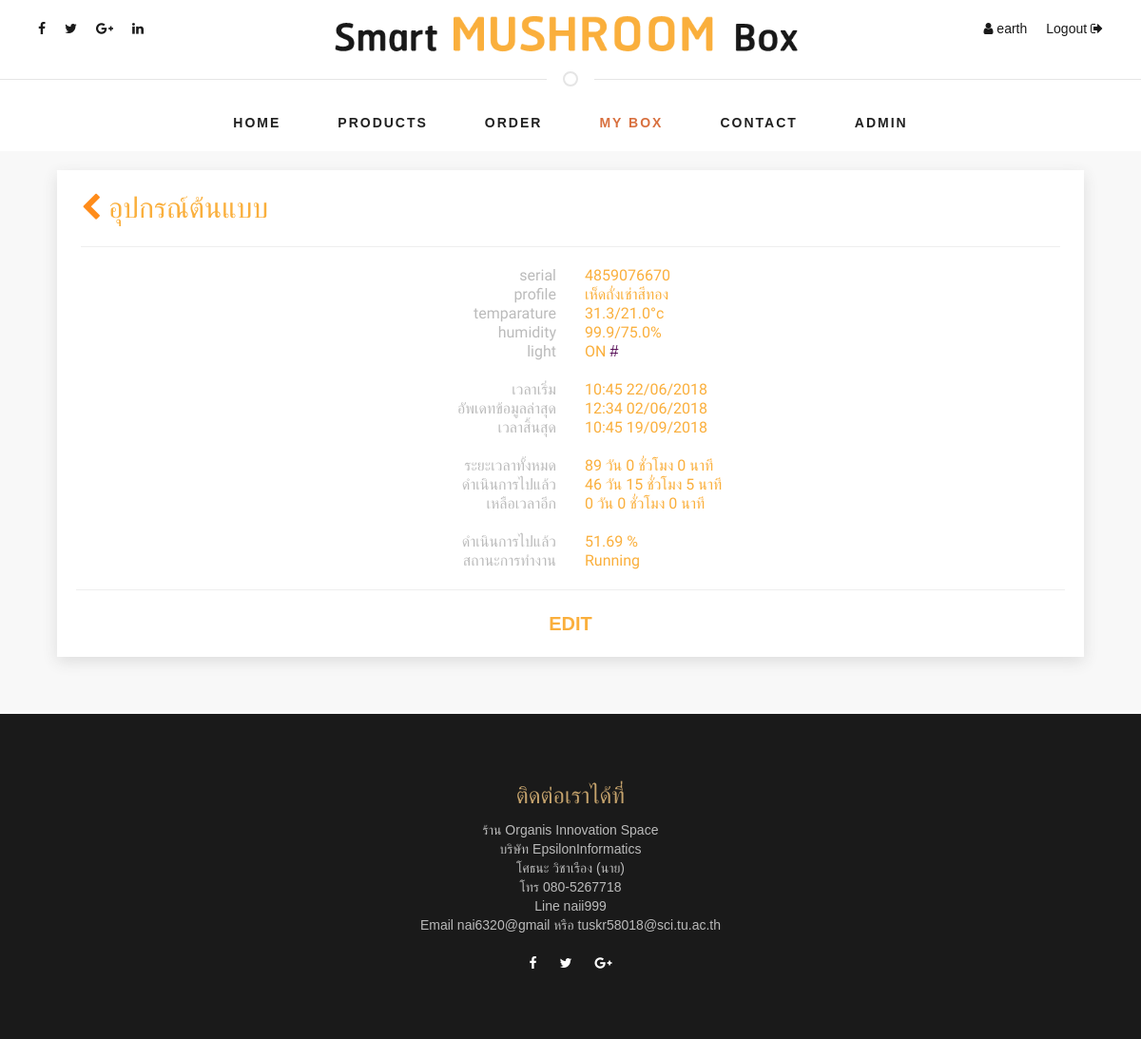
The app's page /device/view/1/ (signed in) with its own data.
### mcu/models.py (models this page shows, shortened)
class Device(models.Model):
	name 		= models.CharField(max_length=50,default='no name')
	serial		= models.CharField(max_length=10,unique=True)
	user		= models.ForeignKey('auth.User',on_delete=models.CASCADE)
	profile 	= models.ForeignKey(Profile,on_delete=models.CASCADE)
	start_date	= models.DateTimeField(blank=True, null=True)
	isEnable	= models.BooleanField(default=True)
	def getStatus(self):
		states = self.state_set.filter(isEnable=True).extra(order_by = ['-date'])
		if len(states) == 0:
			return {'date':None,'temp':None,'humi':None}
		aState = states[0]
		return {'date':aState.date,'temp':aState.temp,'humi':aState.humi}
	def getProgress(self):
		if self.getAllTimeInMinute() == 0: return None
		return format(min((self.getCurrentTimeInMinute()/self.getAllTimeInMinute())*100,100), '.2f')
	def getCurrentTime(self):
		if self.start_date is None: return None
		currentTime = timezone.now() - self.start_date
		return {'day'	:currentTime.days,
				'hour'	:int(currentTime.seconds/(60*60)),
				'minute':int(currentTime.seconds/60)%60}
	def getCurrentTimeInMinute(self):
		if self.start_date is None: return None
		currentTime = timezone.now() - self.start_date
		return (currentTime.days*24*60)+(int(currentTime.seconds/60)%60)
	def getCurrentTimeInHour(self):
		if self.start_date is None: return None
		currentTime = timezone.now() - self.start_date
		return (currentTime.days*24)+int(currentTime.seconds/(60*60))
	def getAllTime(self):
		return self.profile.lenDate()
	def getAllTimeInMinute(self):
		return self.profile.lenHour() * 60
	def getEndDate(self):
		if self.start_date is None: return None
		allHour = self.profile.lenHour()
		return self.start_date + timedelta(days=int(allHour/24), hours=int(allHour%24))
	def getCurrentInstruction(self):
		instructions = self.profile.instruction_set.filter(isEnable=True).extra(
						select={'totalHour': '(day*24)+hour'},order_by = ['-totalHour'])
		currentHour = Device.getCurrentTimeInHour(self)
		if currentHour is not None:
			for anInstruction in instructions:
				if anInstruction.totalHour <= currentHour:
					return anInstruction
		return Instruction(profile=self.profile,day=0,hour=0,temp=0,humi=0,r=0,g=0,b=0)

class Profile(models.Model):
	name 		= models.CharField(max_length=50)
	image 		= models.ImageField(upload_to='img-profile/')
	create_date	= models.DateTimeField(default=timezone.now)
	creator		= models.ForeignKey('auth.User',on_delete=models.CASCADE)
	isEnable	= models.BooleanField(default=True)
	def lenDate(self):
		try:
			lastRecord = self.instruction_set.filter(isEnable=True).extra(
				select={'totalHour': '(day*24)+hour'},order_by = ['-totalHour'])[0]
			return {'day':lastRecord.day,'hour':lastRecord.hour,'minute':0}
		except Exception as e:
			return {'day':0,'hour':0,'minute':0}
		return {'day':0,'hour':0,'minute':0}
	def lenHour(self):
		aDate = Profile.lenDate(self)
		return aDate['day']*24 +aDate['hour']

### web/views.py (the view, shortened to what this page needs)
# urls.py: path('device/view/<int:id>/', 			views.web_mybox_view, 	name='web_mybox_view'),
@login_required
def web_mybox_view(request,id):
	try: adevice = McuModels.Device.objects.get(id=id,user=request.user)
	except: return redirect('web_product')
	if adevice.start_date is not None:
		end_date 		= adevice.getEndDate()
		anInstruction 	= adevice.getCurrentInstruction()
		time_all		= adevice.getAllTime()
		time_use		= adevice.getCurrentTime()
		time_left		= adevice.start_date - end_date
		time_left		= {	'day' 	:max(0,time_left.days),
							'hour'	:max(0,int(time_left.seconds/(60*60))),
							'minute':max(0,int(time_left.seconds/60)%60) }
		currentStatus 	= adevice.getStatus()
		progress 		= adevice.getProgress()
		isFinished 		= progress == 100
		status 			= ''
		if progress == 100: 	status = 'Finished'
		elif progress == None: 	status = 'Unknow'
		else: 					status = 'Running'
		aBox = 			{	'id'		:adevice.id,
							'serial'	:adevice.serial,
							'name'		:adevice.name,
							'profile'	:adevice.profile.name,
							'status'	:status,
							'temp'		:str(currentStatus['temp'])+'/'+str(anInstruction.temp)+'°c',
							'humi'		:str(currentStatus['humi'])+'/'+str(anInstruction.humi)+'%',
							'light'		:'rgb('	+str(anInstruction.r)+','
												+str(anInstruction.g)+','
												+str(anInstruction.b)+')',
							'time_all'	:time_all,
							'time_use'	:time_use,
							'time_left'	:time_left,
							'progress'		:progress,
							'start_date'	:McuViews.dateTimeStr(adevice.start_date),
							'update_date'	:McuViews.dateTimeStr(currentStatus['date']),
							'end_date'		:McuViews.dateTimeStr(end_date), }
	return render(request, 'mybox/view.html',{'box':aBox})

### mcu/views.py (called while the page is built)
def dateTimeStr(input_date):
	if input_date is None: return None
	return timezone.localtime(input_date).strftime("%H:%M %d/%m/%Y")

### web/templates/mybox/view.html (shortened to what this page needs)
{% extends 'web_base.html' %}{% block content %}{% load staticfiles %}
<div class="my-container">
	<div class="row">
		<div class="col-xs-12" id="box-{{ box.id }}">
			<div class="my-card">
				<div class="row"  style="padding: 0px 20px 0px 20px;">
					<div class="col-12">
						<p class="my-text-1 thai_font"><a href="/device/"><i class="fa fa-chevron-left"></i></a> {{ box.name }}</p>
						<div class="my-line"></div>
					</div>
				</div>
				<div class="row" style="padding: 0px 20px 0px 20px;">
					<div class="col-md-12">
						<div style="margin-top: 20px;">
							<div class="row">
								<div class="col-xs-6"><p class="my-text-2 thai_font text-r">serial</p></div>
								<div class="col-xs-6"><p class="my-text-3 thai_font text-l">{{ box.serial }}</p></div>
							</div>
							<div class="row">
								<div class="col-xs-6"><p class="my-text-2 thai_font text-r">profile</p></div>
								<div class="col-xs-6"><p class="my-text-3 thai_font text-l">{{ box.profile }}</p></div>
							</div>
							<div class="row">
								<div class="col-xs-6"><p class="my-text-2 thai_font text-r">temparature</p></div>
								<div class="col-xs-6"><p class="my-text-3 thai_font text-l">{{ box.temp }}
								</p></div>
							</div>
							<div class="row">
								<div class="col-xs-6"><p class="my-text-2 thai_font text-r">humidity</p></div>
								<div class="col-xs-6"><p class="my-text-3 thai_font text-l">{{ box.humi }}
								</p></div>
							</div>
							<div class="row">
								<div class="col-xs-6"><p class="my-text-2 thai_font text-r">light</p></div>
								<div class="col-xs-6">
									{% if box.light == 'rgb(0,0,0)' %}
										<p class="my-text-3 thai_font text-l">OFF</p>
									{% else %}
										<p class="my-text-3 thai_font text-l">ON <span style="color: {{box.light}}">#</span></p>
									{% endif %}
								</div>
							</div>
						</div>
						<div style="margin-top: 20px;">
							<div class="row">
								<div class="col-xs-6"><p class="my-text-2 thai_font text-r">เวลาเริ่ม</p></div>
								<div class="col-xs-6"><p class="my-text-3 thai_font text-l">
									{{ box.start_date }}</p>
								</div>
							</div>
							<div class="row">
								<div class="col-xs-6"><p class="my-text-2 thai_font text-r">อัพเดทข้อมูลล่าสุด</p></div>
								<div class="col-xs-6"><p class="my-text-3 thai_font text-l">
									{{ box.update_date }}</p>
								</div>
							</div>
							<div class="row">
								<div class="col-xs-6"><p class="my-text-2 thai_font text-r">เวลาสิ้นสุด</p></div>
								<div class="col-xs-6"><p class="my-text-3 thai_font text-l">
									{{ box.end_date }}</p>
								</div>
							</div>
						</div>
						<div style="margin-top: 20px;">
							<div class="row">
								<div class="col-xs-6"><p class="my-text-2 thai_font text-r">ระยะเวลาทั้งหมด</p></div>
								<div class="col-xs-6"><p class="my-text-3 thai_font text-l">
									{{ box.time_all.day }} วัน {{ box.time_all.hour }} ชั่วโมง {{ box.time_all.minute }} 	นาที
								</p></div>
							</div>
							<div class="row">
								<div class="col-xs-6"><p class="my-text-2 thai_font text-r">ดำเนินการไปแล้ว</p></div>
								<div class="col-xs-6"><p class="my-text-3 thai_font text-l">
								{{ box.time_use.day }} วัน {{ box.time_use.hour }} ชั่วโมง {{ box.time_use.minute }} นาที
								</p></div>
							</div>
							<div class="row">
								<div class="col-xs-6"><p class="my-text-2 thai_font text-r">เหลือเวลาอีก</p></div>
								<div class="col-xs-6"><p class="my-text-3 thai_font text-l">
								{{ box.time_left.day }} วัน {{ box.time_left.hour }} ชั่วโมง {{ box.time_left.minute }} 	นาที
								</p></div>
							</div>
						</div>
						<div style="margin-top: 20px;">
							<div class="row">
								<div class="col-xs-6"><p class="my-text-2 thai_font text-r">ดำเนินการไปแล้ว</p></div>
								<div class="col-xs-6"><p class="my-text-3 thai_font text-l">
									{{ box.progress }} %</p>
								</div>
							</div>
							<div class="row">
								<div class="col-xs-6"><p class="my-text-2 thai_font text-r">สถานะการทำงาน</p></div>
								<div class="col-xs-6">
									{% if box.status == 'finished' %}
										<p class="my-text-2 thai_font text-l" style="color: #3c3;">สิ้นสุดการปลูก</p>
									{% else %}
										<p class="my-text-3 thai_font text-l">{{ box.status }}</p>
									{% endif %}
								</div>
							</div>
						</div>
					</div>
				</div>
				<div class="my-line"></div>
				<div style="margin-top: 20px;">
					<div class="row">
						<div class="col-xs-12"><p class="thai_font text-c"><a href="/device/edit/{{box.id}}/" class="my-text-4">EDIT</a></p></div>
					</div>
				</div>
			</div>
		</div>
	</div>
</div>
{% endblock %}

### web/templates/web_base.html (shortened to what this page needs)
<!DOCTYPE html>
<html lang="en">
{% load static %}
<head>
    <link rel="stylesheet" href="https://maxcdn.bootstrapcdn.com/bootstrap/3.3.7/css/bootstrap.min.css">
    <link rel="stylesheet" href="https://maxcdn.bootstrapcdn.com/font-awesome/4.7.0/css/font-awesome.min.css">
    <link rel='stylesheet prefetch' href='http://maxcdn.bootstrapcdn.com/font-awesome/4.2.0/css/font-awesome.min.css'>
    <link href="{% static 'css/style.css' %}" rel="stylesheet">
    <link href="{% static 'css/css_home/style.css' %}" rel="stylesheet">
    <link href="{% static 'css/css_home/responsive.css' %}" rel="stylesheet">
    <link href="{% static 'css/css_uikit/uikit.css' %}" rel="stylesheet">
    <link href="{% static 'css/css_uikit/uikit.min.css' %}" rel="stylesheet">
</head>
<body>
    <header>
        {% if user.is_authenticated %}
        <div class="top-bar">
            <div class="container">
            <div class="desktop">
                <div class="row">
                    <div class="col-md-3">
                        <div class="social pull-left">
                            <ul>
                                <li><a href='www.facebook.com/sothna.vicharueng'><i class="fa fa-facebook"></i></a></li>
                                <li><a href=""><i class="fa fa-twitter"></i></a></li>
                                <li><a href=""><i class="fa fa-google-plus"></i></a></li>
                                <li><a href=""><i class="fa fa-linkedin"></i></a></li>
                            </ul>
                        </div>
                    </div>
                    <div class="col-md-6">
                        <div class="logo-brand ">
                            <img class="logo-head" src="{% static 'images/logo-head.png' %}">
                        </div>
                    </div>
                    <div class="col-md-3">
                        <div class="action pull-right">
                            <ul>
                                <li><a><i class="fa fa-user"></i> {{user.username}}</a>
                                </li>
                                <li><a href="{% url 'logout' %}">Logout <i class="fa fa-sign-out"></i> </a></li>
                            </ul>
                        </div>
                    </div>
                </div>
            </div>
            </div>
        </div>
        {% endif %}
        <hr class="uk-divider-icon ">
    </header>
  <main>
    <div class="navigation">
    <div class="container">
      <nav class="navbar navbar-default">
        <div class="collapse navbar-collapse" id="bs-megadropdown-tabs">
          <ul class="nav navbar-nav">
            <li id="nav-item-1"><a href="/" class="act">Home</a></li>
            <li id="nav-item-2"><a href="{% url 'web_product' %}">Products</a></li>
            <li id="nav-item-4"><a href="{% url 'web_order' %}">Order</a></li>
            <li id="nav-item-3"><a href="{% url 'web_mybox' %}">My box</a></li>
            <li id="nav-item-5"><a href="{% url 'web_contact' %}">Contact</a></li>
            {% if user.is_staff %}
                <li id="nav-item-5"><a href="/admin">Admin</a></li>
                {% endif %}
          </ul>
        </div>
      </nav>
    </div>
  </div>
    {% block content %}
    {% endblock %}
  </main>
    <div class="uk-section uk-section-secondary uk-light " style="background-color:#1A1A1A ">
        <div class="uk-container uk-text-center">
                        <h3 class="thai_font" style="color:#C4A26C">ติดต่อเราได้ที่</h3>
                        <dl class="uk-description-list" style="margin-top: -1%;">
                            <dd> ร้าน Organis Innovation Space </dd>
                            <dd>บริษัท EpsilonInformatics</dd>
                            <dd>โศธนะ วิชาเรือง (นาย)</dd>
                            <dd>โทร 080-5267718</dd>
                            <dd>Line naii999</dd>
                            <dd>Email nai6320@gmail หรือ tuskr58018@sci.tu.ac.th</dd>
                        </dl>
                  <div class="social-contact" >
                                        <ul>
                                            <li><a href="https://web.facebook.com/sothna.vicharueng" ><i class="fa fa-facebook"></i></a></li>
                                            <li><a href="https://twitter.com/sothana09008645"><i class="fa fa-twitter"></i></a></li>
                                            <li><a href="https://plus.google.com/114987676952147018207"><i class="fa fa-google-plus"></i></a></li>
                                        </ul>
                                    </div>
            </div>
    </div>
</body>
</html>

### static/css/style.css (style rules this page uses)
* { box-sizing: border-box; -moz-box-sizing: border-box; -webkit-box-sizing: border-box; font-family: arial; }
body, html { margin: 0; padding: 0; background-size: cover; }

### static/css/css_home/style.css (style rules this page uses)
body { font-family: 'Open Sans', sans-serif; }
a { text-decoration: none; transition: .3s all ease-in-out; }
img { width: 100%; }
.top-bar { background-color: #fff; min-height: 58px; margin: 0 0 -1.0em; }
.social ul, .action ul { list-style: none; padding: 0px; margin: 0px; }
.social ul li, .action ul li { float:left; padding: 20px 10px; }
.social ul li a, .action ul li a { color: #191919; transition: .2s all ease-in-out; }
.navbar-default .navbar-nav > li > a { color: #212121; font-weight: bold; }
.navbar-default .navbar-nav > .active > a, .navbar-default .navbar-nav > .active > a:hover, .navbar-default .navbar-nav > .active > a:focus { background-color: transparent; color :#d8703f; }
.navbar-default .navbar-collapse, .navbar-default .navbar-form { border: none; }
.navbar-default { background: none; border: none; }
.navbar-collapse { padding: 0; }
.navbar-nav > li > a { padding: 29px 18px 0; }
.navbar-nav > li > a { padding: 20px 30px; font-size: 14px; text-transform: uppercase; letter-spacing: 2px; }
.navbar { margin-bottom: 0; z-index: 100; }
.navigation { margin: -1em 0 0; text-align:center; }
.navbar-nav { float: none; }

### web/templates/mybox/view.html (style rules this page uses)
p { margin: 0px; }
.text-r { text-align: right; }
.text-c { text-align: center; }
.text-l { text-align: left; }
.my-container { background-color: #f8f8f8; }
.my-card { background-color: #fff; box-shadow: 0px 5px 15px #ddd; padding: 20px; }
.my-text-1 { color: #faaf3c; }
.my-text-2 { color: #bbb; }
.my-text-3 { color: #faaf3c; }
.my-text-4 { color: #faaf3c; font-weight: bold; }
.my-line { margin-top: 20px; width: 100%; height: 1px; background-color: #eee; }
@media screen and (min-width: 1024px) { .my-container { padding: 20px 60px 60px 60px; } }
@media screen and (min-width: 1024px) { .my-text-1 { font-size: 30px; line-height: 40px; } }
@media screen and (min-width: 1024px) { .my-text-2 { font-size: 16px; line-height: 20px; } }
@media screen and (min-width: 1024px) { .my-text-3 { font-size: 16px; line-height: 20px; } }
@media screen and (min-width: 1024px) { .my-text-4 { font-size: 20px; line-height: 30px; } }
a { color: #ff8c1a; }

### records on screen
Device: name "อุปกรณ์ต้นแบบ", serial "4859076670"
Profile: profile "เห็ดถั่งเช่าสีทอง"

### other values on screen
{{ user.username }} "earth"
{{ box.temp }} "31.3/21.0°c"
{{ box.humi }} "99.9/75.0%"
{{ box.start_date }} "10:45 22/06/2018"
{{ box.update_date }} "12:34 02/06/2018"
{{ box.end_date }} "10:45 19/09/2018"
{{ box.time_all.day }} "89"
{{ box.time_all.hour }} "0"
{{ box.time_all.minute }} "0"
{{ box.time_use.day }} "46"
{{ box.time_use.hour }} "15"
{{ box.time_use.minute }} "5"
{{ box.time_left.day }} "0"
{{ box.time_left.hour }} "0"
{{ box.time_left.minute }} "0"
